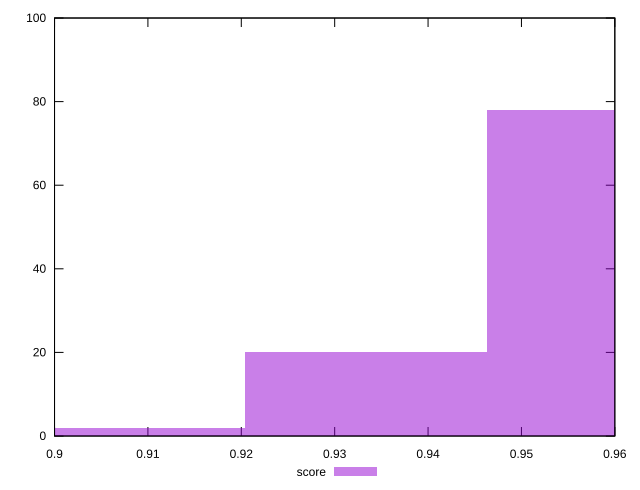

Generate this figure with gnuplot:
reset

$score <<EOF
0.9074003016736305 2
0.9592517474835522 78
0.9333260245785914 20
EOF

set key outside below
set boxwidth 0.025925722904960872
set xrange [0.9:0.96]
set yrange [0:100]
set trange [0:100]
set style fill transparent solid 0.5 noborder
set terminal svg size 640, 490 enhanced background rgb 'white'
set output "report_00018_2021-02-10T15-25-16.877Z/first-contentful-paint/samples/pages+cached+noadtech+nomedia/score/histogram.svg"

plot $score title "score" with boxes

reset
